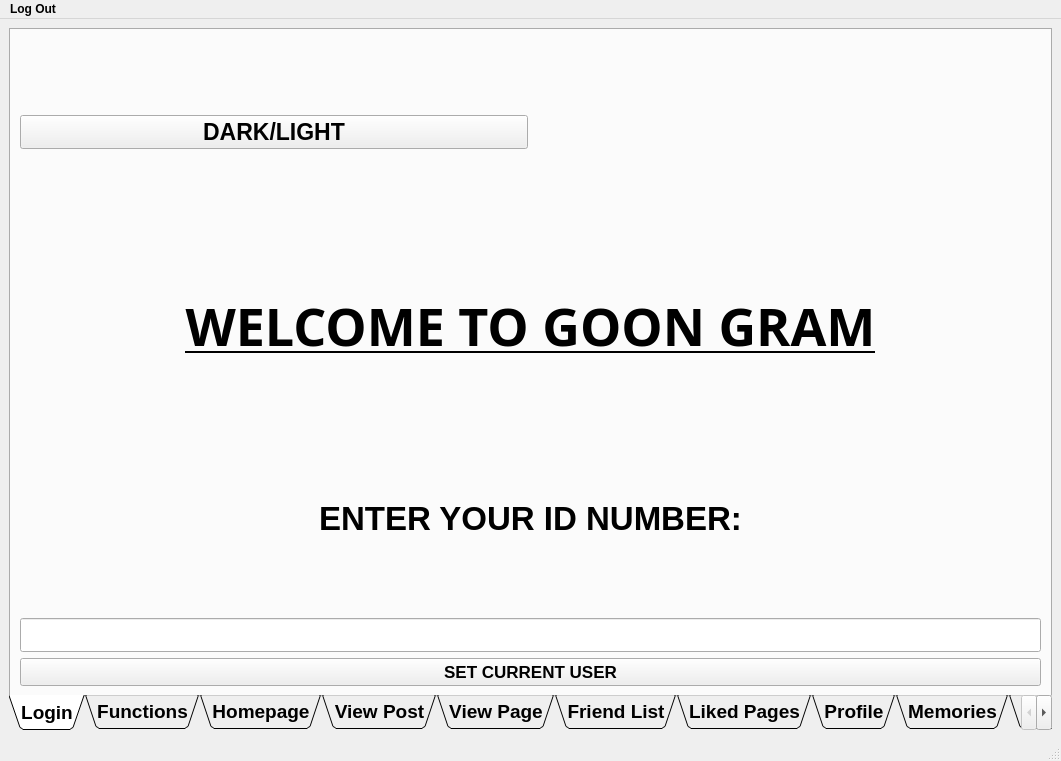
<?xml version="1.0" encoding="UTF-8"?>
<ui version="4.0">
 <class>GOONGRAM</class>
 <widget class="QMainWindow" name="GOONGRAM">
  <property name="geometry">
   <rect>
    <x>0</x>
    <y>0</y>
    <width>1061</width>
    <height>761</height>
   </rect>
  </property>
  <property name="sizePolicy">
   <sizepolicy hsizetype="Preferred" vsizetype="Preferred">
    <horstretch>0</horstretch>
    <verstretch>0</verstretch>
   </sizepolicy>
  </property>
  <property name="font">
   <font>
    <bold>true</bold>
   </font>
  </property>
  <property name="windowTitle">
   <string>GOONGRAM</string>
  </property>
  <widget class="QWidget" name="centralwidget">
   <layout class="QVBoxLayout" name="verticalLayout">
    <item>
     <widget class="QTabWidget" name="tabWidget">
      <property name="sizePolicy">
       <sizepolicy hsizetype="Preferred" vsizetype="Preferred">
        <horstretch>0</horstretch>
        <verstretch>0</verstretch>
       </sizepolicy>
      </property>
      <property name="font">
       <font>
        <pointsize>14</pointsize>
        <bold>true</bold>
        <underline>false</underline>
       </font>
      </property>
      <property name="tabPosition">
       <enum>QTabWidget::TabPosition::South</enum>
      </property>
      <property name="tabShape">
       <enum>QTabWidget::TabShape::Triangular</enum>
      </property>
      <property name="currentIndex">
       <number>0</number>
      </property>
      <property name="tabsClosable">
       <bool>false</bool>
      </property>
      <property name="movable">
       <bool>true</bool>
      </property>
      <widget class="QWidget" name="tab">
       <attribute name="title">
        <string>Login</string>
       </attribute>
       <layout class="QGridLayout" name="gridLayout">
        <item row="3" column="0">
         <widget class="QLabel" name="label">
          <property name="sizePolicy">
           <sizepolicy hsizetype="Preferred" vsizetype="Preferred">
            <horstretch>0</horstretch>
            <verstretch>0</verstretch>
           </sizepolicy>
          </property>
          <property name="font">
           <font>
            <pointsize>25</pointsize>
            <bold>true</bold>
            <underline>false</underline>
           </font>
          </property>
          <property name="text">
           <string>ENTER YOUR ID NUMBER:</string>
          </property>
          <property name="alignment">
           <set>Qt::AlignmentFlag::AlignCenter</set>
          </property>
         </widget>
        </item>
        <item row="4" column="0">
         <widget class="QLineEdit" name="lineEdit">
          <property name="sizePolicy">
           <sizepolicy hsizetype="Preferred" vsizetype="Fixed">
            <horstretch>0</horstretch>
            <verstretch>0</verstretch>
           </sizepolicy>
          </property>
          <property name="font">
           <font>
            <pointsize>17</pointsize>
            <bold>true</bold>
            <underline>false</underline>
           </font>
          </property>
          <property name="text">
           <string/>
          </property>
          <property name="alignment">
           <set>Qt::AlignmentFlag::AlignCenter</set>
          </property>
         </widget>
        </item>
        <item row="1" column="0">
         <layout class="QHBoxLayout" name="horizontalLayout_2">
          <item>
           <widget class="QPushButton" name="pushButton_2">
            <property name="font">
             <font>
              <pointsize>17</pointsize>
              <bold>true</bold>
              <underline>false</underline>
             </font>
            </property>
            <property name="text">
             <string>DARK/LIGHT</string>
            </property>
           </widget>
          </item>
          <item>
           <widget class="QLabel" name="piclable">
            <property name="font">
             <font>
              <pointsize>14</pointsize>
              <bold>true</bold>
              <underline>false</underline>
             </font>
            </property>
            <property name="text">
             <string/>
            </property>
            <property name="alignment">
             <set>Qt::AlignmentFlag::AlignCenter</set>
            </property>
           </widget>
          </item>
         </layout>
        </item>
        <item row="2" column="0">
         <widget class="QLabel" name="label_2">
          <property name="font">
           <font>
            <family>Franklin Gothic</family>
            <pointsize>39</pointsize>
            <italic>false</italic>
            <bold>true</bold>
            <underline>true</underline>
           </font>
          </property>
          <property name="text">
           <string>WELCOME TO GOON GRAM</string>
          </property>
          <property name="alignment">
           <set>Qt::AlignmentFlag::AlignCenter</set>
          </property>
         </widget>
        </item>
        <item row="9" column="0">
         <widget class="QPushButton" name="pushButton_7">
          <property name="font">
           <font>
            <pointsize>13</pointsize>
            <bold>true</bold>
            <underline>false</underline>
           </font>
          </property>
          <property name="text">
           <string>SET CURRENT USER</string>
          </property>
         </widget>
        </item>
       </layout>
      </widget>
      <widget class="QWidget" name="tab_2">
       <attribute name="title">
        <string>Functions</string>
       </attribute>
       <layout class="QVBoxLayout" name="verticalLayout_2">
        <item>
         <widget class="QPushButton" name="pushButton_4">
          <property name="font">
           <font>
            <pointsize>12</pointsize>
            <bold>true</bold>
            <underline>false</underline>
           </font>
          </property>
          <property name="text">
           <string>LIKE A POST</string>
          </property>
         </widget>
        </item>
        <item>
         <widget class="QPushButton" name="pushButton_8">
          <property name="font">
           <font>
            <pointsize>12</pointsize>
            <bold>true</bold>
            <underline>false</underline>
           </font>
          </property>
          <property name="text">
           <string>COMMENT ON A POST</string>
          </property>
         </widget>
        </item>
       </layout>
      </widget>
      <widget class="QWidget" name="tab_3">
       <attribute name="title">
        <string>Homepage</string>
       </attribute>
       <layout class="QVBoxLayout" name="verticalLayout_7">
        <item>
         <widget class="QLabel" name="label_3">
          <property name="font">
           <font>
            <family>Cascadia Code</family>
            <pointsize>40</pointsize>
            <bold>true</bold>
            <underline>true</underline>
           </font>
          </property>
          <property name="text">
           <string>HOMEPAGE</string>
          </property>
          <property name="alignment">
           <set>Qt::AlignmentFlag::AlignCenter</set>
          </property>
         </widget>
        </item>
        <item>
         <widget class="QTextBrowser" name="textBrowser">
          <property name="sizePolicy">
           <sizepolicy hsizetype="Expanding" vsizetype="Expanding">
            <horstretch>0</horstretch>
            <verstretch>0</verstretch>
           </sizepolicy>
          </property>
          <property name="font">
           <font>
            <pointsize>14</pointsize>
            <bold>true</bold>
            <underline>false</underline>
           </font>
          </property>
         </widget>
        </item>
       </layout>
      </widget>
      <widget class="QWidget" name="tab_4">
       <attribute name="title">
        <string>View Post</string>
       </attribute>
       <layout class="QVBoxLayout" name="verticalLayout_3">
        <item>
         <widget class="QLabel" name="label_4">
          <property name="font">
           <font>
            <pointsize>22</pointsize>
            <bold>true</bold>
            <underline>true</underline>
           </font>
          </property>
          <property name="text">
           <string>ENTER THE POST_ID</string>
          </property>
          <property name="alignment">
           <set>Qt::AlignmentFlag::AlignCenter</set>
          </property>
         </widget>
        </item>
        <item>
         <widget class="QLineEdit" name="lineEdit_2">
          <property name="font">
           <font>
            <pointsize>18</pointsize>
            <bold>true</bold>
            <underline>false</underline>
           </font>
          </property>
          <property name="alignment">
           <set>Qt::AlignmentFlag::AlignCenter</set>
          </property>
         </widget>
        </item>
        <item>
         <widget class="QPushButton" name="pushButton_3">
          <property name="font">
           <font>
            <pointsize>14</pointsize>
            <bold>true</bold>
            <underline>false</underline>
           </font>
          </property>
          <property name="text">
           <string>LOAD LIKES ONLY</string>
          </property>
         </widget>
        </item>
        <item>
         <widget class="QPushButton" name="pushButton">
          <property name="font">
           <font>
            <pointsize>14</pointsize>
            <bold>true</bold>
            <underline>false</underline>
           </font>
          </property>
          <property name="text">
           <string>LOAD WHOLE POST</string>
          </property>
         </widget>
        </item>
        <item>
         <widget class="QTextBrowser" name="textBrowser_2">
          <property name="font">
           <font>
            <pointsize>14</pointsize>
            <bold>true</bold>
            <underline>false</underline>
           </font>
          </property>
         </widget>
        </item>
       </layout>
      </widget>
      <widget class="QWidget" name="tab_5">
       <attribute name="title">
        <string>View Page</string>
       </attribute>
       <layout class="QVBoxLayout" name="verticalLayout_6">
        <item>
         <widget class="QLabel" name="label_9">
          <property name="font">
           <font>
            <pointsize>24</pointsize>
            <bold>true</bold>
            <underline>true</underline>
           </font>
          </property>
          <property name="text">
           <string>ENTER PAGE_ID</string>
          </property>
          <property name="alignment">
           <set>Qt::AlignmentFlag::AlignCenter</set>
          </property>
         </widget>
        </item>
        <item>
         <widget class="QLineEdit" name="lineEdit_5">
          <property name="font">
           <font>
            <pointsize>14</pointsize>
            <bold>true</bold>
            <underline>false</underline>
           </font>
          </property>
          <property name="alignment">
           <set>Qt::AlignmentFlag::AlignCenter</set>
          </property>
         </widget>
        </item>
        <item>
         <widget class="QPushButton" name="pushButton_6">
          <property name="font">
           <font>
            <pointsize>15</pointsize>
            <bold>true</bold>
            <underline>false</underline>
           </font>
          </property>
          <property name="text">
           <string>LOAD</string>
          </property>
         </widget>
        </item>
        <item>
         <widget class="QTextBrowser" name="textBrowser_5">
          <property name="font">
           <font>
            <pointsize>14</pointsize>
            <bold>true</bold>
            <underline>false</underline>
           </font>
          </property>
         </widget>
        </item>
       </layout>
      </widget>
      <widget class="QWidget" name="tab_6">
       <attribute name="title">
        <string>Friend List</string>
       </attribute>
       <layout class="QVBoxLayout" name="verticalLayout_4">
        <item>
         <widget class="QLabel" name="label_5">
          <property name="font">
           <font>
            <pointsize>37</pointsize>
            <bold>true</bold>
            <underline>true</underline>
           </font>
          </property>
          <property name="text">
           <string>FRIEND LIST</string>
          </property>
          <property name="alignment">
           <set>Qt::AlignmentFlag::AlignCenter</set>
          </property>
         </widget>
        </item>
        <item>
         <widget class="QTextBrowser" name="textBrowser_3">
          <property name="font">
           <font>
            <pointsize>14</pointsize>
            <bold>true</bold>
            <underline>false</underline>
           </font>
          </property>
         </widget>
        </item>
       </layout>
      </widget>
      <widget class="QWidget" name="tab_7">
       <attribute name="title">
        <string>Liked Pages</string>
       </attribute>
       <layout class="QVBoxLayout" name="verticalLayout_5">
        <item>
         <widget class="QLabel" name="label_6">
          <property name="font">
           <font>
            <pointsize>37</pointsize>
            <bold>true</bold>
            <underline>true</underline>
           </font>
          </property>
          <property name="text">
           <string>LIKED PAGES</string>
          </property>
          <property name="alignment">
           <set>Qt::AlignmentFlag::AlignCenter</set>
          </property>
         </widget>
        </item>
        <item>
         <widget class="QTextBrowser" name="textBrowser_4">
          <property name="font">
           <font>
            <pointsize>14</pointsize>
            <bold>true</bold>
            <underline>false</underline>
           </font>
          </property>
         </widget>
        </item>
       </layout>
      </widget>
      <widget class="QWidget" name="tab_8">
       <attribute name="title">
        <string>Profile</string>
       </attribute>
       <layout class="QVBoxLayout" name="verticalLayout_8">
        <item>
         <layout class="QHBoxLayout" name="horizontalLayout_5">
          <item>
           <widget class="QLabel" name="label_7">
            <property name="font">
             <font>
              <pointsize>37</pointsize>
              <bold>true</bold>
              <underline>true</underline>
             </font>
            </property>
            <property name="text">
             <string>PROFILE (TIMELINE)</string>
            </property>
            <property name="alignment">
             <set>Qt::AlignmentFlag::AlignCenter</set>
            </property>
           </widget>
          </item>
          <item>
           <widget class="QPushButton" name="pushButton_10">
            <property name="font">
             <font>
              <pointsize>14</pointsize>
              <bold>true</bold>
              <underline>false</underline>
             </font>
            </property>
            <property name="text">
             <string>BOOST A POST( RUN AN AD)</string>
            </property>
           </widget>
          </item>
         </layout>
        </item>
        <item>
         <widget class="QTextBrowser" name="textBrowser_6">
          <property name="font">
           <font>
            <pointsize>14</pointsize>
            <bold>true</bold>
            <underline>false</underline>
           </font>
          </property>
         </widget>
        </item>
       </layout>
      </widget>
      <widget class="QWidget" name="tab_9">
       <attribute name="title">
        <string>Memories</string>
       </attribute>
       <layout class="QVBoxLayout" name="verticalLayout_10">
        <item>
         <widget class="QLabel" name="label_8">
          <property name="font">
           <font>
            <pointsize>30</pointsize>
            <bold>false</bold>
            <underline>true</underline>
           </font>
          </property>
          <property name="text">
           <string>MEMORIES</string>
          </property>
          <property name="alignment">
           <set>Qt::AlignmentFlag::AlignCenter</set>
          </property>
         </widget>
        </item>
        <item>
         <layout class="QHBoxLayout" name="horizontalLayout">
          <item>
           <widget class="QLabel" name="label_10">
            <property name="font">
             <font>
              <pointsize>14</pointsize>
              <bold>true</bold>
              <underline>false</underline>
             </font>
            </property>
            <property name="text">
             <string>ENTER POST ID TO UPLOAD IT AS A MEMORY</string>
            </property>
            <property name="alignment">
             <set>Qt::AlignmentFlag::AlignCenter</set>
            </property>
           </widget>
          </item>
          <item>
           <layout class="QVBoxLayout" name="verticalLayout_9">
            <item>
             <widget class="QLineEdit" name="lineEdit_3">
              <property name="font">
               <font>
                <pointsize>14</pointsize>
                <bold>false</bold>
                <underline>false</underline>
               </font>
              </property>
             </widget>
            </item>
            <item>
             <widget class="QPushButton" name="pushButton_9">
              <property name="font">
               <font>
                <pointsize>12</pointsize>
                <bold>false</bold>
                <underline>false</underline>
               </font>
              </property>
              <property name="text">
               <string>UPLOAD</string>
              </property>
             </widget>
            </item>
           </layout>
          </item>
         </layout>
        </item>
        <item>
         <widget class="QTextBrowser" name="textBrowser_7">
          <property name="font">
           <font>
            <pointsize>15</pointsize>
            <bold>true</bold>
            <underline>false</underline>
           </font>
          </property>
         </widget>
        </item>
       </layout>
      </widget>
      <widget class="QWidget" name="tab_10">
       <attribute name="title">
        <string>Bug</string>
       </attribute>
       <layout class="QVBoxLayout" name="verticalLayout_11">
        <item>
         <widget class="QLabel" name="label_11">
          <property name="font">
           <font>
            <pointsize>33</pointsize>
            <bold>true</bold>
            <underline>true</underline>
           </font>
          </property>
          <property name="text">
           <string>Report a bug</string>
          </property>
          <property name="alignment">
           <set>Qt::AlignmentFlag::AlignCenter</set>
          </property>
         </widget>
        </item>
        <item>
         <widget class="QLabel" name="label_12">
          <property name="font">
           <font>
            <pointsize>12</pointsize>
            <bold>true</bold>
            <underline>false</underline>
           </font>
          </property>
          <property name="text">
           <string>Enter some brief information about the issue you're facing and submit, so that the developers can fix that.</string>
          </property>
         </widget>
        </item>
        <item>
         <widget class="QTextEdit" name="textEdit">
          <property name="font">
           <font>
            <pointsize>14</pointsize>
            <bold>true</bold>
            <underline>false</underline>
           </font>
          </property>
         </widget>
        </item>
        <item>
         <widget class="QPushButton" name="pushButton_5">
          <property name="font">
           <font>
            <pointsize>20</pointsize>
            <bold>true</bold>
            <underline>false</underline>
           </font>
          </property>
          <property name="text">
           <string>SUMBIT</string>
          </property>
         </widget>
        </item>
       </layout>
      </widget>
     </widget>
    </item>
   </layout>
  </widget>
  <widget class="QMenuBar" name="menubar">
   <property name="geometry">
    <rect>
     <x>0</x>
     <y>0</y>
     <width>1061</width>
     <height>26</height>
    </rect>
   </property>
   <widget class="QMenu" name="menuLog_Out">
    <property name="title">
     <string>Log Out</string>
    </property>
    <addaction name="actionLog_Out"/>
   </widget>
   <addaction name="menuLog_Out"/>
  </widget>
  <widget class="QStatusBar" name="statusbar"/>
  <action name="actionLog_Out">
   <property name="text">
    <string>Log Out</string>
   </property>
  </action>
 </widget>
 <resources/>
 <connections/>
</ui>
